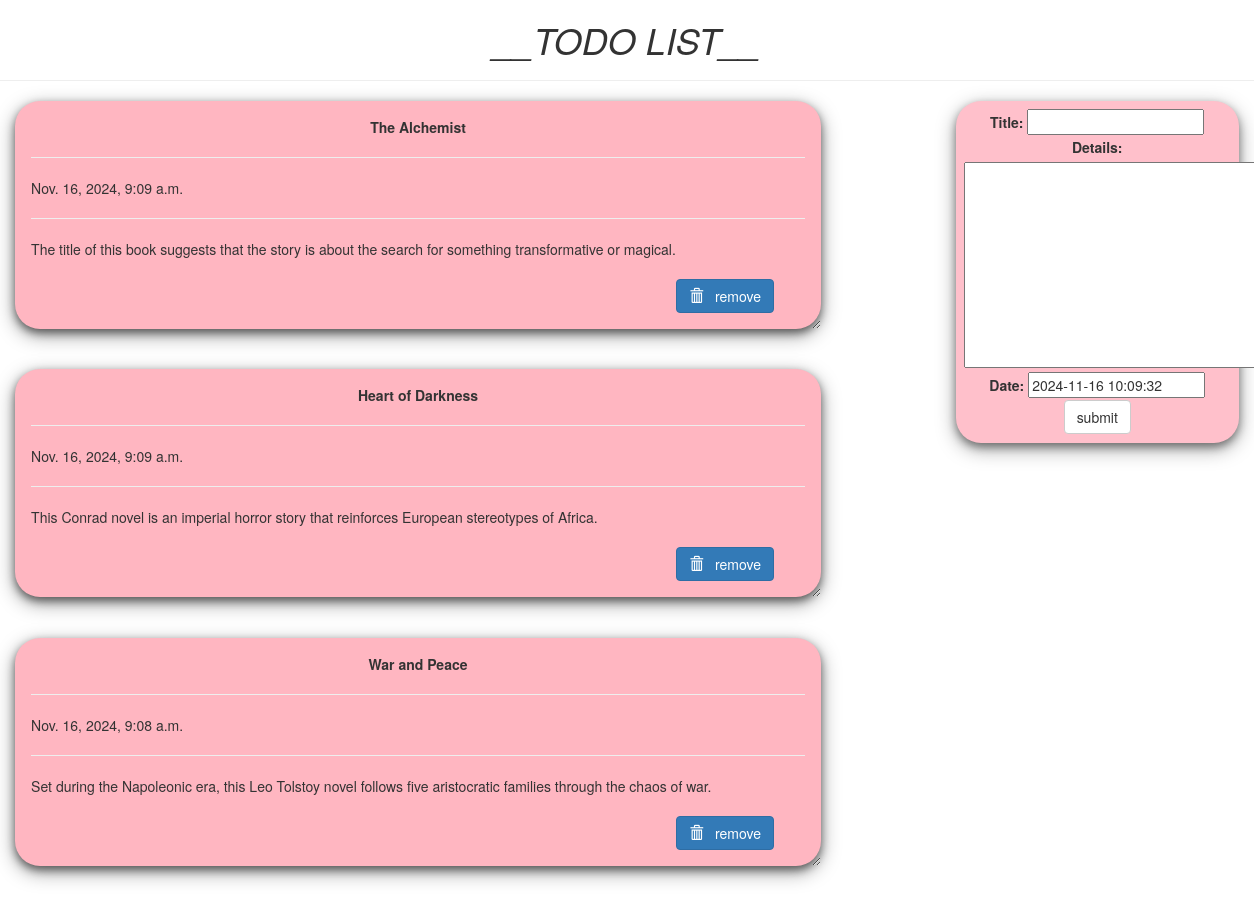
The page / on the database its author committed.
### todo/models.py (models this page shows, shortened)
class Todo(models.Model):
    title=models.CharField(max_length=100)
    details=models.TextField()
    date=models.DateTimeField(default=timezone.now)

### todo/views.py (the view)
# urls.py: path('', views.index, name="todo"),
def index(request):
    item_list = Todo.objects.order_by("-date")
    if request.method == "POST":
        form = TodoForm(request.POST)
        if form.is_valid():
            form.save()
            return redirect('todo')
    form = TodoForm()
    page = {
        "forms": form,
        "list": item_list,
        "title": "TODO LIST",
    }
    return render(request, 'todo/index.html', page)

### todo/forms.py
class TodoForm(forms.ModelForm):
    class Meta:
        model = Todo
        fields = "__all__"

### todo/templates/todo/index.html (shortened to what this page needs)
<!DOCTYPE html>
<html lang="en" dir="ltr">
<head>
  <link rel="stylesheet" href="https://maxcdn.bootstrapcdn.com/bootstrap/3.3.7/css/bootstrap.min.css">
</head>
<body  class="container-fluid">
  <center class="row">
    <h1><i>__TODO LIST__</i></h1>
    <hr />
  </center>
  <div class="row">
    <div class="col-md-8">
      {% for i in list %}
      <div class="card">
        <center><b>{{i.title}}</b></center>
        <hr/>
        {{i.date}}
        <hr/>
        {{i.details}}
        <br />
        <br />
        <form action="/del/{{i.id}}" method="POST" style=" padding-right: 4%; padding-bottom: 3%;">
          <button value="remove" type="submit"  class="btn btn-primary" style="float: right;"><span class="glyphicon glyphicon-trash"></span> &nbsp; remove</button>
        </form>
      </div>
      {% endfor%}
    </div>
    <div class="col-md-1"> </div>
    <div class="col-md-3" >
      <div  class="submit_form">
      <form  method="POST">
        {{forms}}
        <center>
        <input type="submit" class="btn btn-default" value="submit" />
      </center>
      </form>
    </div>
  </div>
</div>
</body>
</html>

### todo/templates/todo/index.html (style rules this page uses)
.card { box-shadow: 0 4px 8px 0 rgba(0,0,0,0.5), 0 6px 20px 0 rgba(0,0,0,0.39); background: lightpink; margin-bottom : 5%; border-radius: 25px; padding : 2%; overflow: auto; resize: both; text-overflow: ellipsis; }
.submit_form { text-align: center; padding: 3%; background: pink; border-radius: 25px; box-shadow: 0 4px 8px 0 rgba(0,0,0,0.4), 0 6px 20px 0 rgba(0,0,0,0.36); }

### rows shown on the page
Todo: title "The Alchemist", date "Nov. 16, 2024, 9:09 a.m.", details "The title of this book suggests that the story is about the search for something transformative or magical."
Todo: title "Heart of Darkness", date "Nov. 16, 2024, 9:09 a.m.", details "This Conrad novel is an imperial horror story that reinforces European stereotypes of Africa."
Todo: title "War and Peace", date "Nov. 16, 2024, 9:08 a.m.", details "Set during the Napoleonic era, this Leo Tolstoy novel follows five aristocratic families through the chaos of war."
